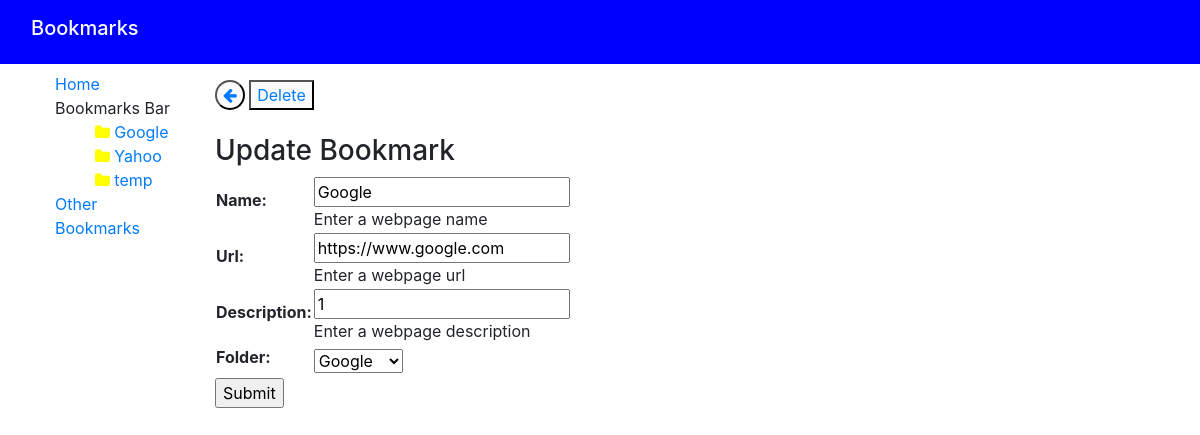
The app's page /bookmarks/10/bookmarkupdate/ with its own data.
### bookmarksapp/models.py (models this page shows, shortened)
class Folder(models.Model):
    name = models.CharField(max_length=200, help_text='Enter the folder name')
    def __str__(self):
        return self.name

class Bookmarks(models.Model):
    name = models.CharField(max_length=200, help_text='Enter a webpage name')
    url = models.CharField(max_length=200, help_text='Enter a webpage url')
    description = models.CharField(max_length=200, help_text='Enter a webpage description')
    tags = TaggableManager(help_text='Enter webpage tags')
    folder = models.ForeignKey('Folder', on_delete=models.CASCADE, null=True, blank=True)

### bookmarksapp/views.py (the view)
# urls.py: path('<int:pk>/bookmarkupdate/', views.Updatebookmarks, name='update-bookmarks'),
def Updatebookmarks(request,pk):
    folder_list = Folder.objects.all()
    bookmark = get_object_or_404(Bookmarks,pk=pk)
    if (request.POST):
        bookmarkform = BookmarkForms(request.POST,instance=bookmark)
    else:
        bookmarkform = BookmarkForms(initial={'name':bookmark.name,'url':bookmark.url,'description':bookmark.description,'folder':bookmark.folder,'tags':bookmark.tags.all})
    if(bookmarkform.is_valid()):
        bookmarkform.save()
        return HttpResponseRedirect(reverse('index'))
    context = {
        'folder_list': folder_list,
        'form': bookmarkform,
        'bookmark': bookmark,
    }
    return render(request, 'bookmarksapp/update_bookmark.html', context=context)

### bookmarksapp/forms.py
class BookmarkForms(forms.ModelForm):
    class Meta:
        model = Bookmarks
        fields = ['name','url','description','tags','folder']

### bookmarksapp/templates/bookmarksapp/update_bookmark.html (shortened to what this page needs)
{% extends "base_generic.html" %}
{% block content %}
  <button style="border-radius: 50%;border-color: black;" disabled>
    <a href="{% url 'index' %}">
    <i class="fa fa-arrow-left" onmouseover = "this.style.color = 'black'" onmouseout = "this.style.color = 'blue'" ></i>
    </a>
  </button>
  <button style="border-color: black;" disabled>
    <a onmouseover = "this.style.color = 'black'" onmouseout = "this.style.color = 'blue'" href="{% url 'delete-bookmarks' bookmark.id %}" style="text-decoration: none;">Delete
    </a>
  </button>
  <br><br>
  <h3>Update Bookmark</h3>
  <form action="" method="post">
    <table>
    {{ form.as_table }}
    </table>
    <input type="submit" value="Submit">
  </form>
{% endblock %}

### bookmarksapp/templates/base_generic.html (shortened to what this page needs)
<!DOCTYPE html>
<html lang="en">
<head>
  <link rel="stylesheet" href="https://cdn.jsdelivr.net/npm/bootstrap@4.5.3/dist/css/bootstrap.min.css">
  <link rel="stylesheet" href="https://maxcdn.bootstrapcdn.com/font-awesome/4.4.0/css/font-awesome.min.css">
  <link rel="stylesheet" href="https://cdnjs.cloudflare.com/ajax/libs/font-awesome/4.7.0/css/font-awesome.min.css">
  {% load static %}
  <link rel="stylesheet" href="{% static 'css/styles.css' %}">
</head>
<body>
 <nav class="navbar navbar-expand-lg" style="background-color: blue">
  <div class="container-fluid" >
    <h2 class="navbar-brand" style="color: white;">Bookmarks</h2>
  </div>
</nav>
<div class="container-fluid">
    <div class="row">
      <div class="mysidebar col-sm-2 pt-2">
        <ul class="sidebar-nav" style="list-style-type: none;">
          <li> <a href="{% url 'index' %}">Home</a></li>
          <li>Bookmarks Bar
            <ul style="list-style-type: none;">
              {% for folder in folder_list %}
              <li><i class="fa fa-folder" style="color:yellow;"></i> <a href="{% url 'list-folder' folder.id %}">{{ folder.name }}</a></li>
              {% endfor %}
            </ul>
          </li>
          <li> <a href="{% url 'list-folder-unknown' %}">Other Bookmarks</a>
          </li>
        </ul>
      </div>
  <div class="col-sm-10 pt-3">
    {% block content %} {% endblock %}
    </div>
  </div>
</div>
</body>
</html>

### records on screen
Folder: name "Google"
Folder: name "Yahoo"
Folder: name "temp"
Bookmarks: name "Google", url "https://www.google.com", description "1", folder "Google"
